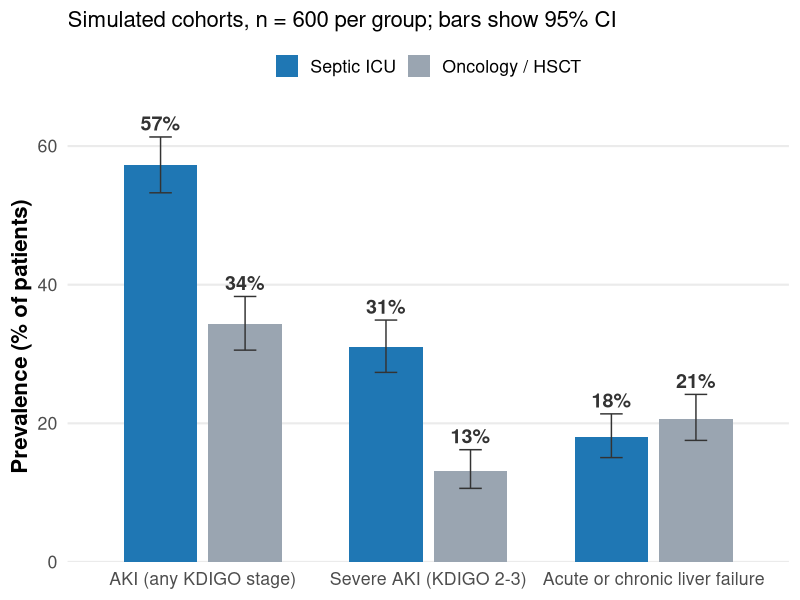

This figure's R source:
# =============================================================================
# Prevalence of kidney and liver dysfunction in septic ICU and oncology patients
# Simulated cohorts: true prevalences are illustrative assumptions, not
# published estimates. Replace with KDIGO / EASL-CLIF figures when available.
# =============================================================================

suppressPackageStartupMessages({
  library(dplyr)
  library(ggplot2)
})

set.seed(2026)

n <- 600

truth <- tribble(
  ~population,            ~condition,                        ~p,
  "Septic ICU",           "AKI (any KDIGO stage)",           0.57,
  "Septic ICU",           "Severe AKI (KDIGO 2-3)",          0.28,
  "Septic ICU",           "Acute or chronic liver failure",  0.18,
  "Oncology / HSCT",      "AKI (any KDIGO stage)",           0.35,
  "Oncology / HSCT",      "Severe AKI (KDIGO 2-3)",          0.15,
  "Oncology / HSCT",      "Acute or chronic liver failure",  0.22
)

df <- truth |>
  mutate(
    x     = rbinom(n(), n, p),
    prev  = 100 * x / n,
    # Wilson 95% CI
    lo    = 100 * sapply(x, \(k) prop.test(k, n)$conf.int[1]),
    hi    = 100 * sapply(x, \(k) prop.test(k, n)$conf.int[2]),
    condition  = factor(condition, unique(condition)),
    population = factor(population, c("Septic ICU", "Oncology / HSCT"))
  )

p <- ggplot(df, aes(x = condition, y = prev, fill = population)) +
  geom_col(position = position_dodge(width = 0.75), width = 0.65) +
  geom_errorbar(aes(ymin = lo, ymax = hi),
                position = position_dodge(width = 0.75),
                width = 0.2, color = "#333333") +
  geom_text(aes(y = hi + 2, label = sprintf("%.0f%%", prev)),
            position = position_dodge(width = 0.75),
            size = 5, fontface = "bold", color = "#333333") +
  scale_fill_manual(values = c("Septic ICU" = "#1f77b4",
                               "Oncology / HSCT" = "#9aa5b1"),
                    name = NULL) +
  scale_y_continuous(limits = c(0, 65), expand = expansion(mult = c(0, 0))) +
  labs(
    x = NULL,
    y = "Prevalence (% of patients)",
    subtitle = sprintf("Simulated cohorts, n = %d per group; bars show 95%% CI", n)
  ) +
  theme_minimal(base_size = 16, base_family = "sans") +
  theme(
    panel.grid.minor = element_blank(),
    panel.grid.major.x = element_blank(),
    axis.title = element_text(face = "bold"),
    legend.position = "top"
  )

ggsave("figures/prevalence.png", p,
       width = 11.2, height = 4.9, dpi = 300, bg = "white")
message("Saved figures/prevalence.png")
